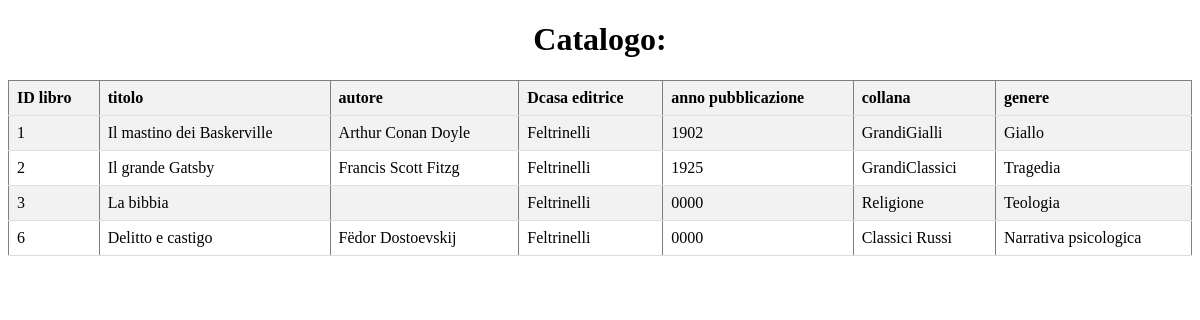
/gestore.php?action=mostra (signed in), run on the app's committed database.
### tables this page shows
CREATE TABLE `libri` (
  `PK_Id_libro` int(11) NOT NULL,
  `Titolo` varchar(100) NOT NULL,
  `Autore` varchar(50) NOT NULL,
  `Casa_editrice` varchar(50) NOT NULL,
  `Anno_pubblicazione` year(4) DEFAULT NULL,
  `Collana` varchar(50) DEFAULT NULL,
  `Genere` varchar(50) DEFAULT NULL
);

### gestore.php (the view, shortened to what this page needs)
<!DOCTYPE html>
<html lang="en">
<head>
</head>
<body>
<?php
$servername = "localhost";
$username = "root";
$password = "Ruozzi1234";
$dbname = "bibliotrack";
if (isset($_SESSION['username'])) {
    if (isset($_GET['action'])) {
        $action = $_GET['action'];
        switch ($action) {
            case 'mostra':
                $conn = new mysqli($servername, $username, $password, $dbname);
                $sql = "SELECT * FROM libri";
                $result = $conn->query($sql);
                if ($result->num_rows > 0) {
                    echo "<div><h1>Catalogo:</h1></div>";
                    echo "<table border='1'>";
                    echo "<tr><th>ID libro</th><th>titolo</th><th>autore</th><th>Dcasa editrice</th><th>anno pubblicazione</th><th>collana</th><th>genere</th></tr>";
                    while ($row = $result->fetch_assoc()) {
                        echo "<tr>";
                        echo "<td>" . $row["PK_Id_libro"] . "</td>";
                        echo "<td>" . $row["Titolo"] . "</td>";
                        echo "<td>" . $row["Autore"] . "</td>";
                        echo "<td>" . $row["Casa_editrice"] . "</td>";
                        echo "<td>" . $row["Anno_pubblicazione"] . "</td>";
                        echo "<td>" . $row["Collana"] . "</td>";
                        echo "<td>" . $row["Genere"] . "</td>";
                        echo "</tr>";
                    }
                    echo "</table>";
                } else {
                    echo "<p>Non hai prestiti attivi al momento.</p>";
                }
                break;
        }
    } else {
        echo "Nessuna azione specificata.";
    }
} else {
    echo "Devi loggarti";
}
?>
</body>
</html>

### gestore.php (style rules this page uses)
table { width: 100%; border-collapse: collapse; margin-top: 20px; }
th, td { padding: 8px; text-align: left; border-bottom: 1px solid #ddd; }
th { background-color: #f2f2f2; }
tr:nth-child(even) { background-color: #f2f2f2; }
div { text-align: center; }

### data on the page
libri: PK_Id_libro "1", Titolo "Il mastino dei Baskerville", Autore "Arthur Conan Doyle", Casa_editrice "Feltrinelli", Anno_pubblicazione "1902", Collana "GrandiGialli", Genere "Giallo"
libri: PK_Id_libro "2", Titolo "Il grande Gatsby", Autore "Francis Scott Fitzg", Casa_editrice "Feltrinelli", Anno_pubblicazione "1925", Collana "GrandiClassici", Genere "Tragedia"
libri: PK_Id_libro "3", Titolo "La bibbia", Casa_editrice "Feltrinelli", Anno_pubblicazione "0000", Collana "Religione", Genere "Teologia"
libri: PK_Id_libro "6", Titolo "Delitto e castigo", Autore "Fëdor Dostoevskij", Casa_editrice "Feltrinelli", Anno_pubblicazione "0000", Collana "Classici Russi", Genere "Narrativa psicologica"
